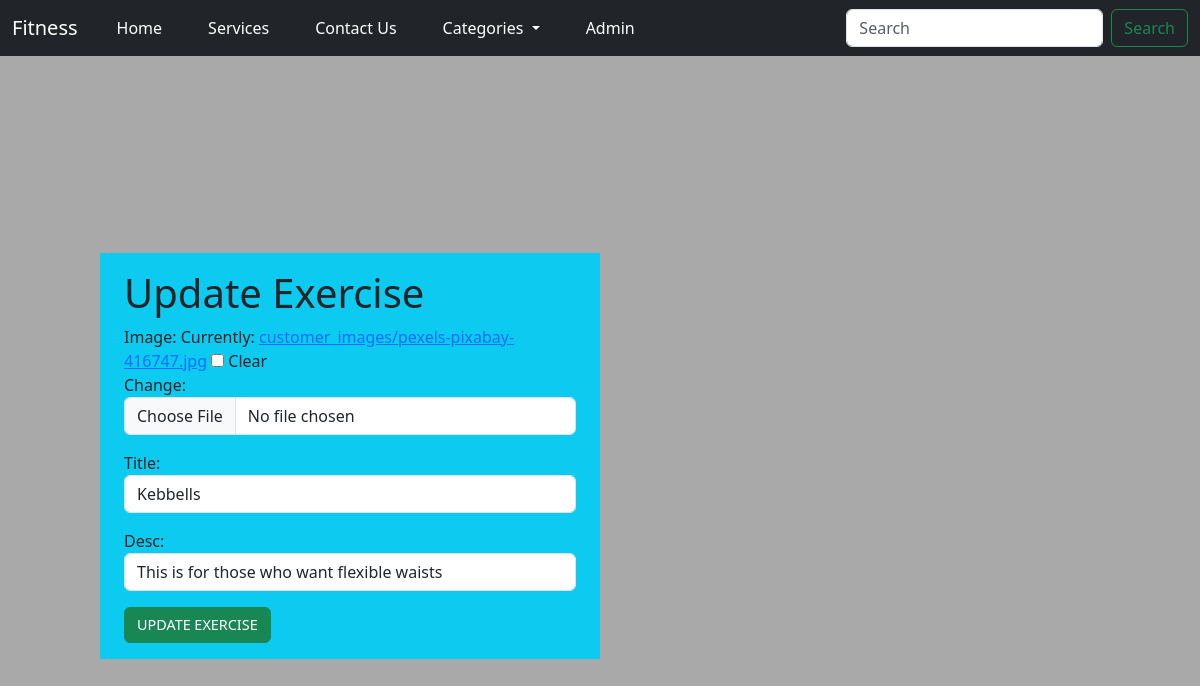
/update/2/, run on an earlier commit of the app's database.
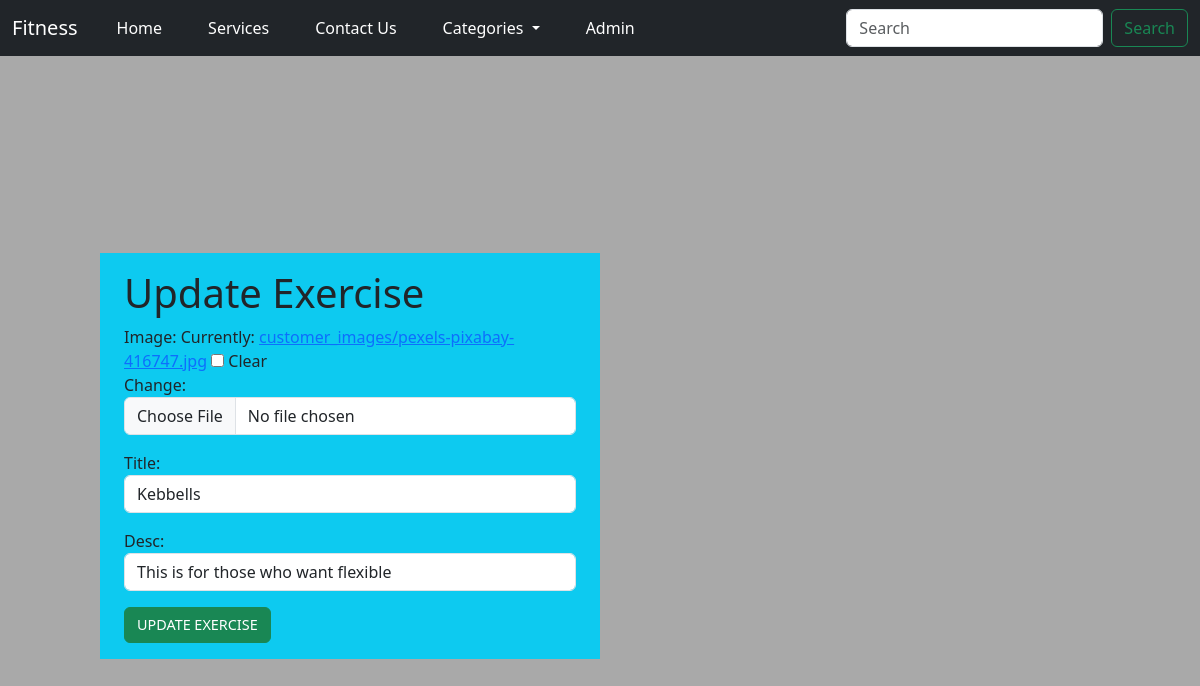
And on a later commit of the database.
### fitness/models.py (models this page shows, shortened)
class Exercise(models.Model):
    image = models.ImageField(upload_to='customer_images/', blank=True)
    title = models.CharField(max_length=20)
    desc = models.CharField(max_length=60)

### fitness/views.py (the view)
# urls.py: path('update/<int:id>/', views.update, name='update')
def update(request,id):
    exercise = get_object_or_404(Exercise, id=id)
    if request.method == 'POST':
        form = ExerciseForm(request.POST, request.FILES, instance=exercise)
        if form.is_valid():
            form.save()
            if 'image' in request.FILES:
                file_name = os.path.basename(request.FILES['image'].name)
                messages.success(request, f'Exercise updated successfully! {file_name} uploaded')
            else:
                messages.error(request, 'Exercise details updated successfully')
            return redirect('admin_services')
        else:
            messages.error(request, 'Please confirm your changes')
    else:
        form = ExerciseForm(instance=exercise)
    return render(request, 'update.html',{'form':form,'customer':exercise})

### fitness/forms.py
class ExerciseForm(forms.ModelForm):
    class Meta:
        model = Exercise
        fields = '__all__'
        widgets = {
            'title': forms.TextInput(attrs={'class': 'form-control', 'placeholder': 'Enter your title'}),
            'desc': forms.TextInput(attrs={'class': 'form-control', 'placeholder': 'Enter your Description'}),
            'image': forms.ClearableFileInput(attrs={
                'class': 'form-control',
                'accept': 'images/*',
                'title': 'Upload your image here'})
        }

### fitness/templates/update.html (shortened to what this page needs)
{% extends 'base.html' %}
{% load static %}
{% block body %}
   <div class="row">
       <div class="col-md-6 bg-info py-3 px-4">
           <h1>Update Exercise</h1>
            <form action="" method="POST" enctype="multipart/form-data">
    {{ form.as_p }}
    <button type="submit" class="btn btn-success"> UPDATE EXERCISE</button>
    </form>
       </div>
   </div>
{% endblock body %}

### fitness/templates/base.html (shortened to what this page needs)
<!doctype html>
<html lang="en">
  <head>
    {% load static %}
    {% block head %}
    <link rel="stylesheet" href="{% static 'css/style.css' %}">
    {% endblock %}
    <link href="https://cdn.jsdelivr.net/npm/bootstrap@5.3.0-alpha1/dist/css/bootstrap.min.css" rel="stylesheet">
  </head>
  <body>
    <nav class="navbar navbar-expand-lg navbar-dark bg-dark">
        <div class="container-fluid">
          <a class="navbar-brand" href="{% url 'index' %}">Fitness</a>
          <div class="collapse navbar-collapse" id="navbarSupportedContent">
            <ul class="navbar-nav me-auto mb-2 mb-lg-0">
              <li class="nav-item">
                <a class="nav-link active" aria-current="page" href="{% url 'index' %}">Home</a>
              </li>
              <li class="nav-item">
                <a class="nav-link active" aria-current="page" href="{% url 'services' %}">Services</a>
              </li>
              <li class="nav-item">
                <a class="nav-link" href="{% url 'contact' %}">Contact Us</a>
              </li>
              <li class="nav-item dropdown">
                <a class="nav-link dropdown-toggle" href="#" role="button" data-bs-toggle="dropdown" aria-expanded="false">
                  Categories
                </a>
              </li>
              <li class="nav-item">
                <a class="nav-link" href="{% url 'about' %}">Admin</a>
              </li>
            </ul>
            <form class="d-flex" role="search">
              <input class="form-control me-2" type="search" placeholder="Search" aria-label="Search">
              <button class="btn btn-outline-success" type="submit">Search</button>
            </form>
          </div>
        </div>
    </nav>
    {% block body %} {% endblock %}
  </body>
</html>

### fitness/static/css/style.css (style rules this page uses)
* { margin: 0; padding: 0; box-sizing: border-box; }
body { font-family: Arial, sans-serif; line-height: 1.6; background-color: #e61414; }
nav ul { list-style-type: none; display: flex; }
nav ul li { margin: 0 15px; }
nav ul li a { color: white; text-decoration: none; font-weight: bold; }

### fitness/templates/base.html (style rules this page uses)
html, body { height: 100%; margin: 0; background-color: darkgray; }
.row { display: flex; justify-content: center; align-items: center; height: 100vh; }
.col-md-6 { width: 100%; max-width: 500px; }
nav { background-color: #333; }
.navbar-nav .nav-link { color: white !important; }
.btn-success { padding: 6px 12px; font-size: 0.9rem; width: auto; }

What changed in the data, as far as the page shows it:
changed Exercise "Kebbells": desc "This is for those who want flexible waists" → "This is for those who want flexible"
